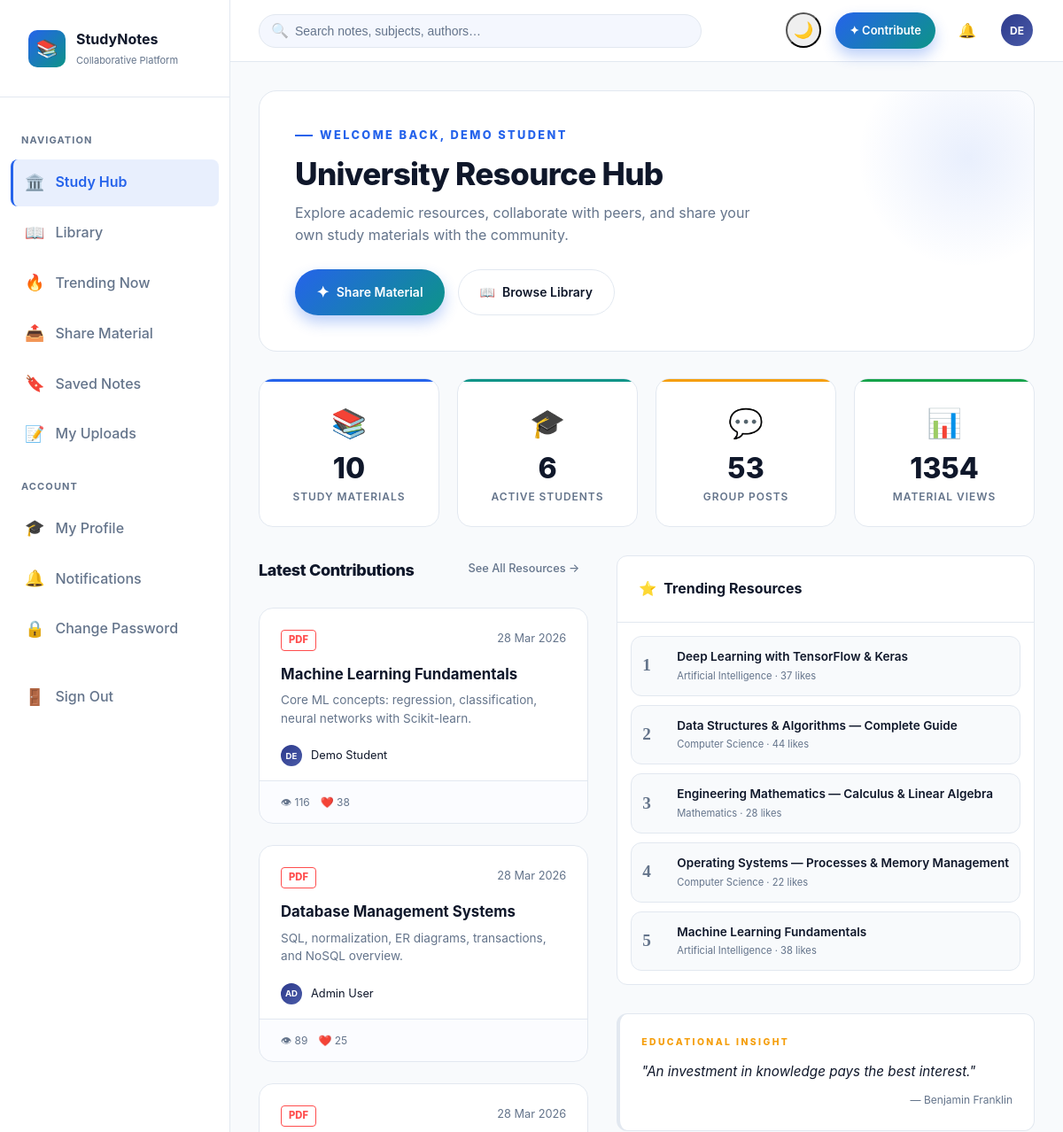
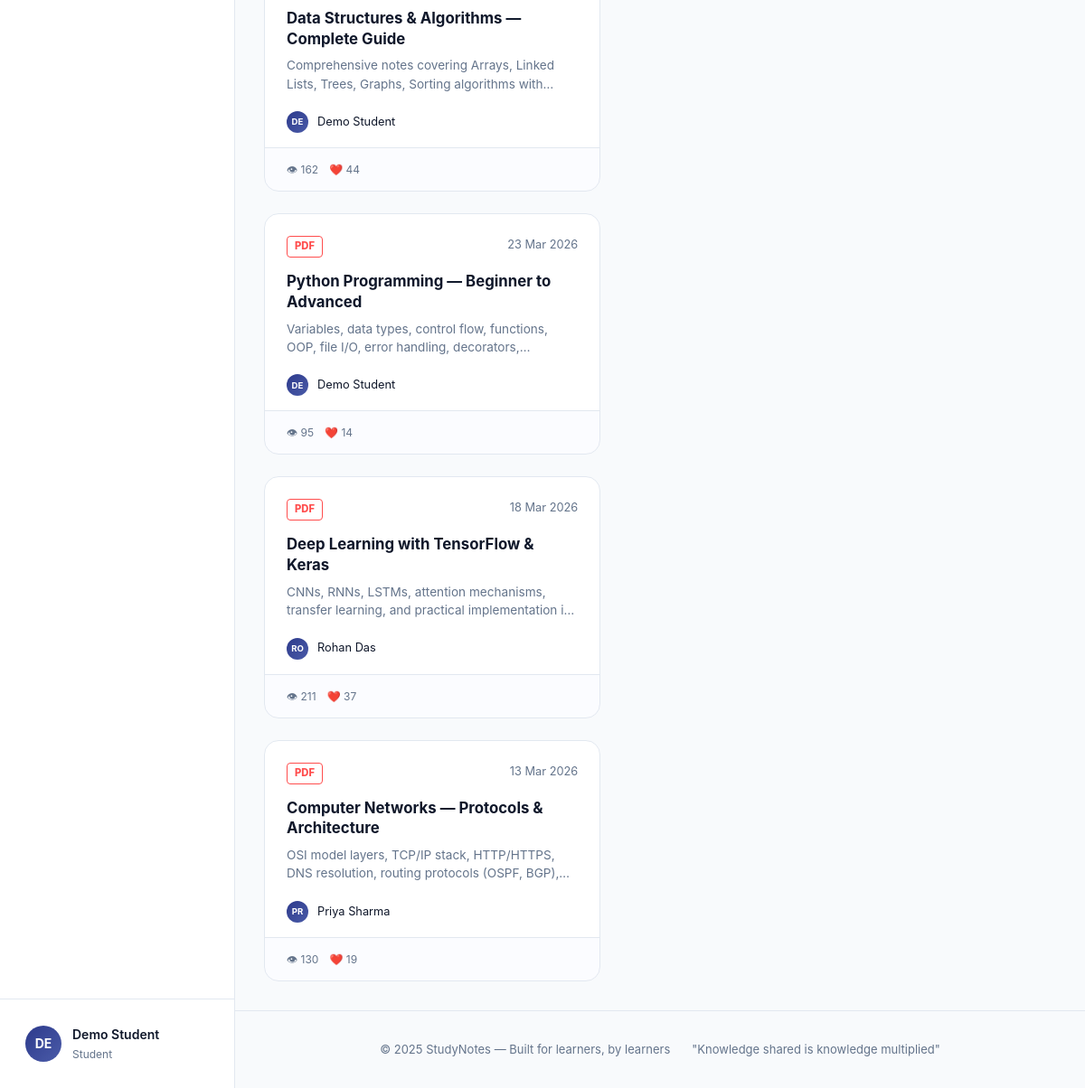
Before: / (signed in) with the older database file (2 pictures, top to bottom).
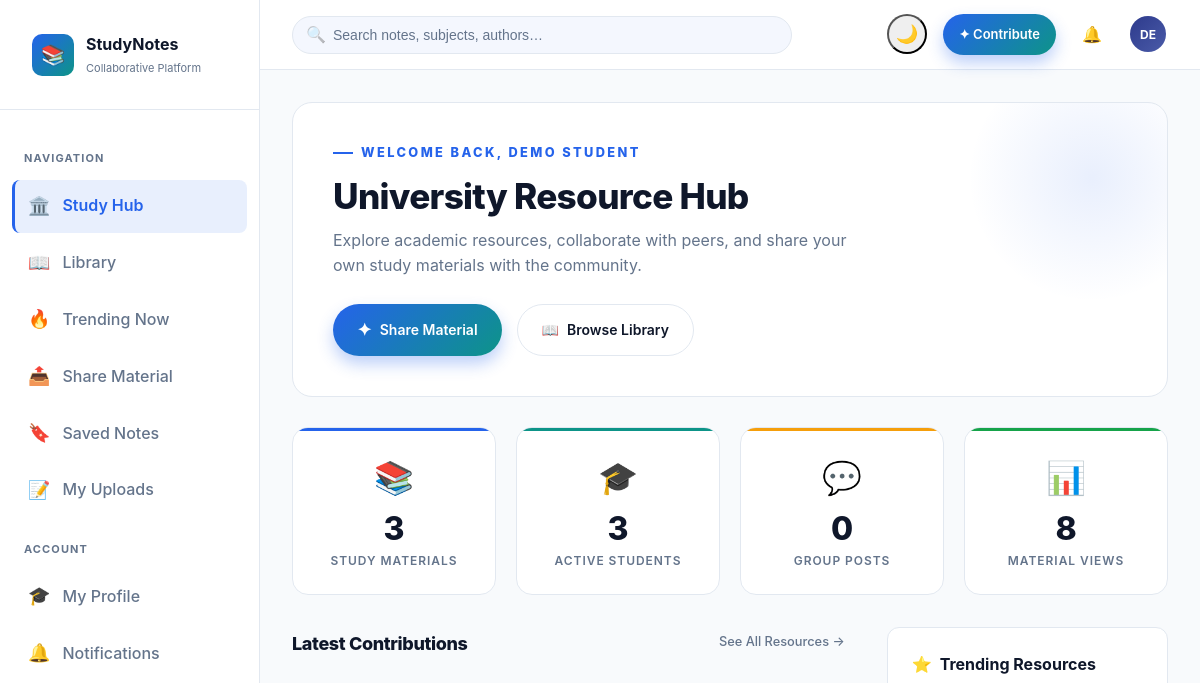
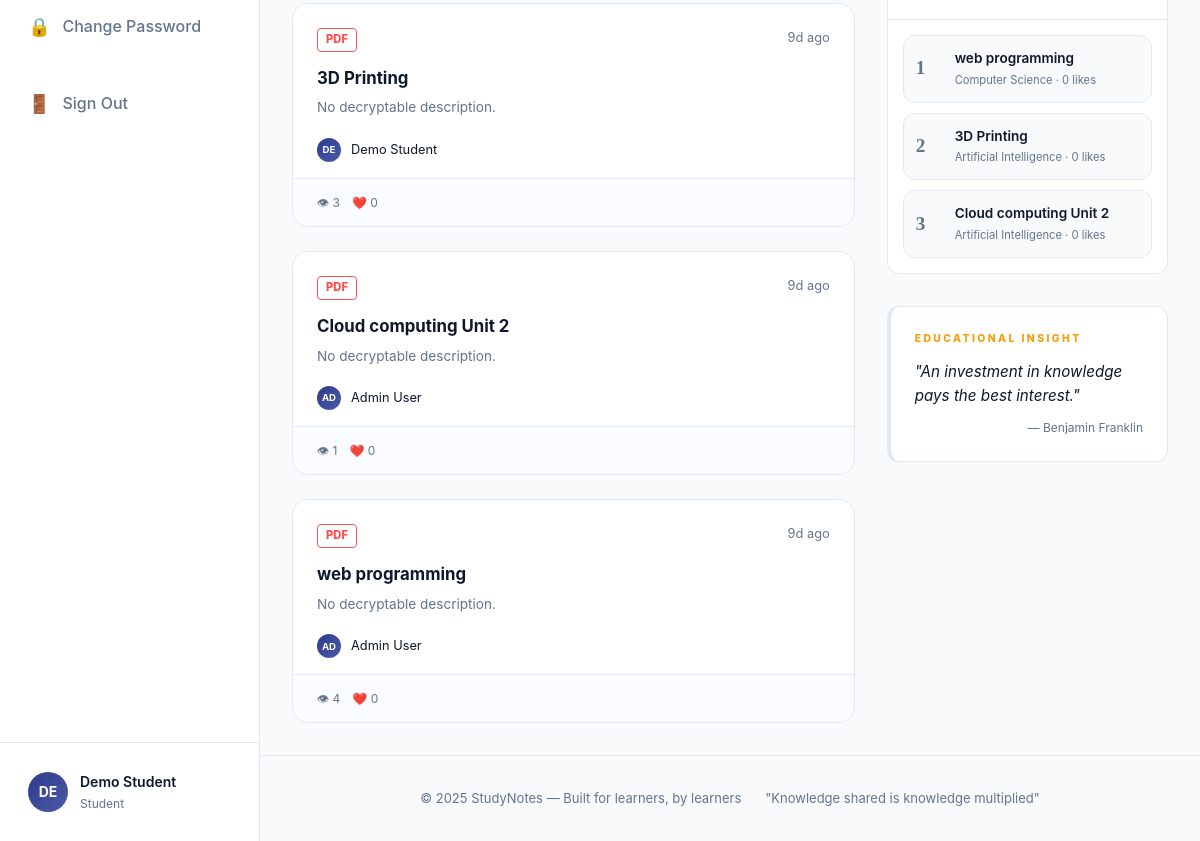
After: the same page with the newer database file (2 pictures, top to bottom).
### tables this page shows
CREATE TABLE notes (
    id          INTEGER PRIMARY KEY AUTOINCREMENT,
    user_id     INTEGER NOT NULL REFERENCES users(id) ON DELETE CASCADE,
    title       TEXT    NOT NULL,
    subject     TEXT    NOT NULL DEFAULT '',
    description TEXT    DEFAULT '',
    tags        TEXT    DEFAULT '',           -- comma-separated
    filename    TEXT    DEFAULT NULL,         -- saved file on disk
    file_type   TEXT    DEFAULT NULL,         -- pdf, doc, txt â€¦
    file_size   INTEGER DEFAULT 0,           -- bytes
    views       INTEGER DEFAULT 0,
    likes       INTEGER DEFAULT 0,
    downloads   INTEGER DEFAULT 0,
    is_deleted  INTEGER DEFAULT 0,
    created_at  TEXT    NOT NULL DEFAULT (strftime('%Y-%m-%dT%H:%M:%S','now'))
);

CREATE TABLE users (
    id            INTEGER PRIMARY KEY AUTOINCREMENT,
    name          TEXT    NOT NULL,
    email         TEXT    NOT NULL UNIQUE,
    password_hash TEXT    NOT NULL,
    role          TEXT    NOT NULL DEFAULT 'student',  -- 'student' | 'admin'
    bio           TEXT    DEFAULT '',
    avatar        TEXT    DEFAULT '',          -- initials used in UI
    is_blocked    INTEGER DEFAULT 0,
    last_login    TEXT    DEFAULT NULL,
    created_at    TEXT    NOT NULL DEFAULT (strftime('%Y-%m-%dT%H:%M:%S','now'))
);

### app.py (the view)
@app.route('/')
def index():
    if 'user_id' not in session:
        return redirect(url_for('login'))
    stats = {
        'notes':    query("SELECT COUNT(*) as c FROM notes", one=True)['c'],
        'users':    query("SELECT COUNT(*) as c FROM users", one=True)['c'],
        'comments': query("SELECT COUNT(*) as c FROM comments", one=True)['c'],
        'views':    query("SELECT COALESCE(SUM(views),0) as c FROM notes", one=True)['c'],
    }
    recent   = query("SELECT n.*, u.name as author_name FROM notes n "
                     "JOIN users u ON n.user_id=u.id "
                     "WHERE n.is_deleted=0 ORDER BY n.created_at DESC LIMIT 6")
    trending = query("SELECT n.*, u.name as author_name FROM notes n "
                     "JOIN users u ON n.user_id=u.id "
                     "WHERE n.is_deleted=0 ORDER BY (n.views + n.likes*2) DESC LIMIT 5")
    return render_template('index.html', stats=stats, recent=recent, trending=trending)

### app.py (called while the page is built)
def get_db():
    if 'db' not in g:
        g.db = sqlite3.connect(DATABASE)
        g.db.row_factory = sqlite3.Row   # dict-style rows
        g.db.execute("PRAGMA foreign_keys = ON")
        g.db.execute("PRAGMA journal_mode = WAL")
    return g.db

def query(sql, args=(), one=False):
    cur = get_db().execute(sql, args)
    rows = cur.fetchall()
    return (rows[0] if rows else None) if one else rows

@app.context_processor
def inject_globals():
    user = None
    if 'user_id' in session:
        user = query("SELECT * FROM users WHERE id = ?", (session['user_id'],), one=True)
    notif_count = 0
    if user:
        notif_count = query(
            "SELECT COUNT(*) as c FROM notifications WHERE user_id=? AND read=0",
            (user['id'],), one=True
        )['c']
    return dict(current_user=user, notif_count=notif_count)

### templates/index.html (shortened to what the changed rows need)
{% extends "base.html" %}
{% block content %}
<div class="card" style="padding: 40px; margin-bottom: 30px; position: relative; border-radius: 20px;">
  <div style="position: relative; z-index: 1;">
    <h1 style="font-size: 2.2rem; margin-bottom: 10px; color: var(--clr-text); font-weight: 800;">
      University Resource Hub
    </h1>
  </div>
</div>
<div class="stats-g">
  <div class="sc" style="--sc-c: var(--primary)">
    <div style="font-size: 2rem; margin-bottom: 10px;">📚</div>
    <div class="s-val">{{ stats.notes }}</div>
    <div class="s-lbl">Study Materials</div>
  </div>
  <div class="sc" style="--sc-c: var(--secondary)">
    <div style="font-size: 2rem; margin-bottom: 10px;">🎓</div>
    <div class="s-val">{{ stats.users }}</div>
    <div class="s-lbl">Active Students</div>
  </div>
  <div class="sc" style="--sc-c: var(--accent)">
    <div style="font-size: 2rem; margin-bottom: 10px;">💬</div>
    <div class="s-val">{{ stats.comments }}</div>
    <div class="s-lbl">Group Posts</div>
  </div>
  <div class="sc" style="--sc-c: var(--success)">
    <div style="font-size: 2rem; margin-bottom: 10px;">📊</div>
    <div class="s-val">{{ stats.views }}</div>
    <div class="s-lbl">Material Views</div>
  </div>
</div>
<div class="two-col">
  <div>
    <div class="notes-g">
      {% for n in recent %}
      {% set ext = n.file_type or 'txt' %}
      {% set nc_colors = {'pdf':'#ff4d4d','doc':'#00f2ff','docx':'#00f2ff',
                          'txt':'#00ff88','ppt':'#fde047','pptx':'#fde047'} %}
      <a class="nc" href="{{ url_for('note_detail', note_id=n.id) }}"
         style="--sc-c:{{ nc_colors.get(ext, 'var(--primary)') }};">
        <div class="nc-bod">
          <div style="display:flex; justify-content:space-between; align-items:start; margin-bottom:15px;">
             <span style="color: {{ nc_colors.get(ext, 'var(--primary)') }}; font-weight: 800; font-size: 0.7rem;
                         text-transform: uppercase; border: 1px solid currentColor; padding: 2px 8px; border-radius: 4px;">
               {{ ext.upper() }}
             </span>
             <span style="font-size: 0.8rem; color: var(--txt-dim);">{{ n.created_at|timeago }}</span>
          </div>
          <div class="nc-tit">{{ n.title }}</div>
          <div style="color: var(--txt-dim); font-size: 0.85rem; line-height: 1.5; margin-bottom: 20px;
                      display: -webkit-box; -webkit-line-clamp: 2; -webkit-box-orient: vertical; overflow: hidden;">
            {{ n.description or 'No decryptable description.' }}
          </div>
          <div style="display: flex; align-items: center; gap: 10px; margin-top: auto;">
            <div class="av" style="width: 24px; height: 24px; font-size: 0.6rem;">{{ n.author_name[:2].upper() }}</div>
            <span style="font-size: 0.8rem; color: var(--txt-m);">{{ n.author_name }}</span>
          </div>
        </div>
        <div class="nc-ft">
           <div style="display: flex; gap: 12px; font-size: 0.75rem; color: var(--txt-dim);">
             <span title="Views">👁 {{ n.views }}</span>
             <span title="Likes">❤️ {{ n.likes }}</span>
           </div>
        </div>
      </a>
      {% endfor %}
    </div>
  </div>
  <div>
    <div class="card glass mb4">
      <div style="padding: 15px;">
        <div style="display: flex; flex-direction: column; gap: 10px;">
          {% for n in trending %}
          <a href="{{ url_for('note_detail', note_id=n.id) }}"
             style="display: flex; align-items: center; gap: 15px; padding: 12px; border-radius: 12px;
                    background: var(--bg); border: 1px solid var(--brd); transition: var(--t);"
             onmouseover="this.style.borderColor='var(--primary)'; this.style.background='var(--bg-accent)'"
             onmouseout="this.style.borderColor='var(--brd)'; this.style.background='var(--bg)'">
            <span style="font-family: 'Space Grotesk'; font-size: 1.2rem; font-weight: 800; color: var(--txt-dim); width: 24px;">
              {{ loop.index }}
            </span>
            <div style="flex: 1; overflow: hidden;">
              <div style="font-weight: 600; font-size: 0.85rem; color: var(--txt); white-space: nowrap; overflow: hidden; text-overflow: ellipsis;">
                {{ n.title }}
              </div>
              <div style="font-size: 0.7rem; color: var(--txt-dim); margin-top: 2px;">
                {{ n.subject or 'General' }} · {{ n.likes }} likes
              </div>
            </div>
          </a>
          {% endfor %}
        </div>
      </div>
    </div>
  </div>
</div>
{% endblock %}

Changed rows visible on the page:
removed notes: upper "PDF", created_at "28 Mar 2026", title "Database Management Systems", description "SQL, normalization, ER diagrams, transactions, and NoSQL overview.", name "AD", author_name "Admin User", views "89", likes "25", shown under "University Resource Hub"
removed notes: upper "PDF", created_at "23 Mar 2026", title "Python Programming — Beginner to Advanced", description "Variables, data types, control flow, functions, OOP, file I/O, error handling,…", name "DE", author_name "Demo Student", views "95", likes "14", shown under "University Resource Hub"
removed notes: upper "PDF", created_at "18 Mar 2026", title "Deep Learning with TensorFlow & Keras", description "CNNs, RNNs, LSTMs, attention mechanisms, transfer learning, and practical implementation…", name "RO", author_name "Rohan Das", views "211", likes "37", subject "Artificial Intelligence"
removed notes: upper "PDF", created_at "13 Mar 2026", title "Computer Networks — Protocols & Architecture", description "OSI model layers, TCP/IP stack, HTTP/HTTPS, DNS resolution, routing protocols (OSPF,…", name "PR", author_name "Priya Sharma", views "130", likes "19", shown under "University Resource Hub"
removed notes: title "Engineering Mathematics — Calculus & Linear Algebra", subject "Mathematics", likes "28"
removed notes: title "Operating Systems — Processes & Memory Management", subject "Computer Science", likes "22"
changed notes "Demo Student": created_at "28 Mar 2026" → "9d ago"; title "Machine Learning Fundamentals" → "3D Printing"; description "Core ML concepts: regression, classification, neural networks with Scikit-learn." → "No decryptable description."; views "116" → "3"; likes "38" → "0"
now on this page (row edited): notes: upper "PDF", created_at "9d ago", title "Cloud computing Unit 2", description "No decryptable description.", name "AD", author_name "Admin User", views "1", likes "0", subject "Artificial Intelligence"
changed notes "Computer Science": created_at "28 Mar 2026" → "9d ago"; title "Data Structures & Algorithms — Complete Guide" → "web programming"; description "Comprehensive notes covering Arrays, Linked Lists, Trees, Graphs, Sorting algorithms…" → "No decryptable description."; name "DE" → "AD"; author_name "Demo Student" → "Admin User"; views "162" → "4"; likes "44" → "0"
Other visible differences:
{{ stats.notes }}: "10" → "3"
{{ stats.users }}: "6" → "3"
{{ stats.comments }}: "53" → "0"
{{ stats.views }}: "1354" → "8"
